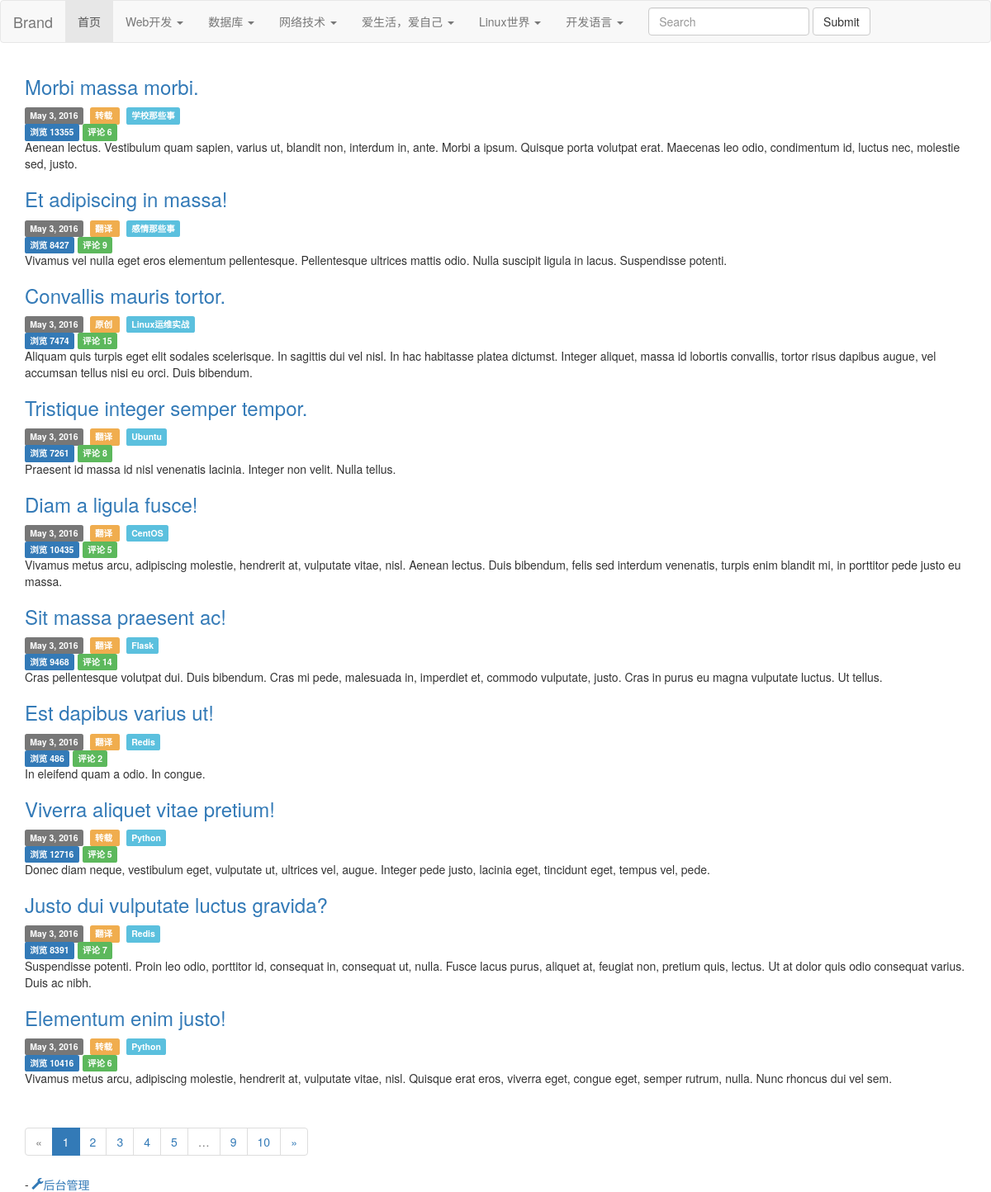
Before: / with the older database file.
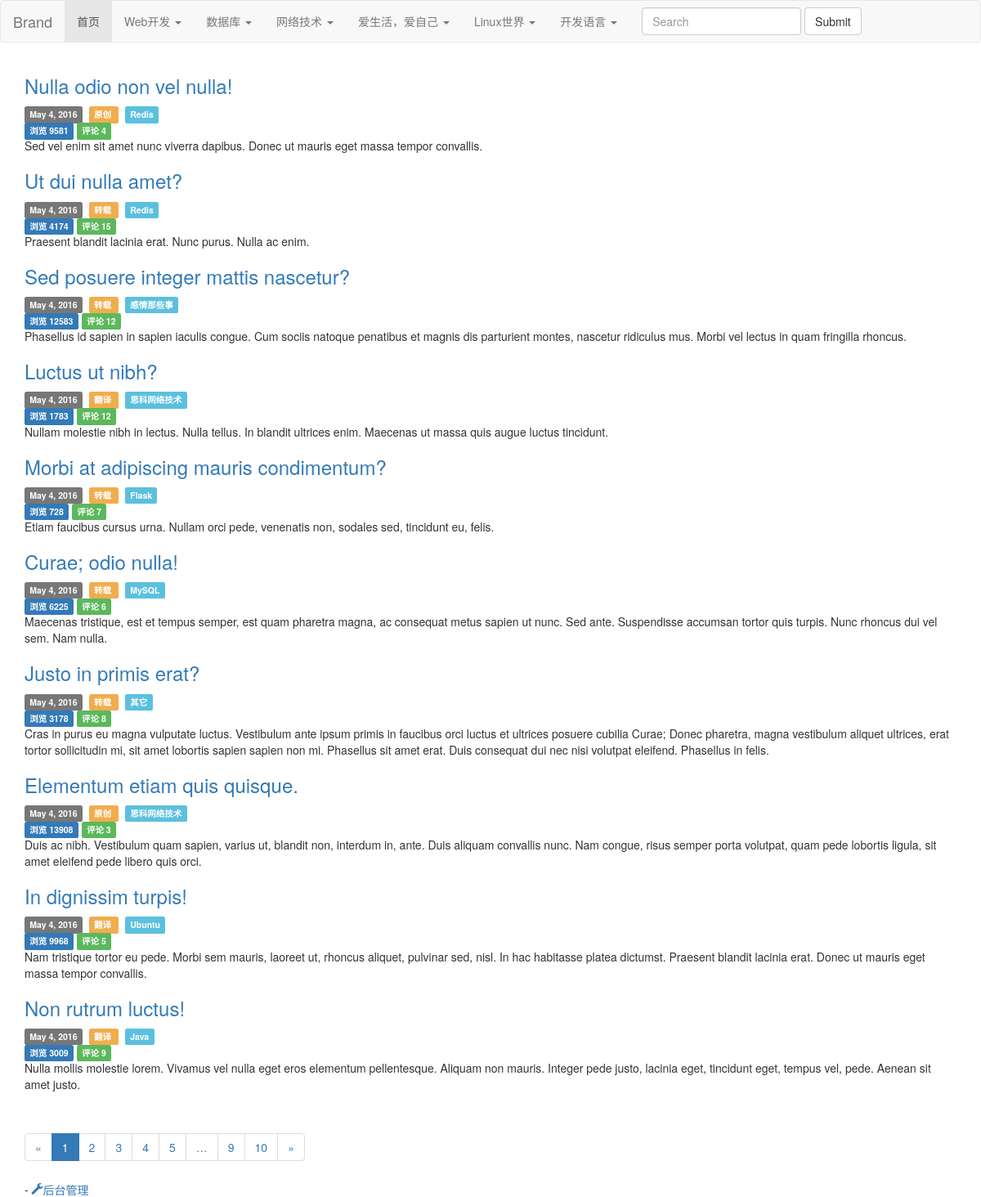
After: the same page with the newer database file.
### app/models.py (models this page shows, shortened)
class Menu(db.Model):
	__tablename__="menus"
	id = db.Column(db.Integer,primary_key=True)
	name = db.Column(db.String(64),unique=True)
	types = db.relationship('ArticleType',backref='menu',lazy='dynamic')
	order = db.Column(db.Integer,default=0,nullable=False)

class Article(db.Model):
    __tablename__ = 'articles'
    id = db.Column(db.Integer, primary_key=True)
    title = db.Column(db.String(64), unique=True)
    content = db.Column(db.Text)
    summary = db.Column(db.Text)
    create_time = db.Column(db.DateTime, index=True, default=datetime.utcnow)
    update_time = db.Column(db.DateTime, index=True, default=datetime.utcnow)
    num_of_view = db.Column(db.Integer, default=0)
    articleType_id = db.Column(db.Integer, db.ForeignKey('articleTypes.id'))
    source_id = db.Column(db.Integer, db.ForeignKey('sources.id'))
    comments = db.relationship('Comment', backref='article', lazy='dynamic')

class Source(db.Model):
    __tablename__ = 'sources'
    id = db.Column(db.Integer, primary_key=True)
    name = db.Column(db.String(64), unique=True)
    articles = db.relationship('Article', backref='source', lazy='dynamic')

class ArticleType(db.Model):
    __tablename__ = 'articleTypes'
    id = db.Column(db.Integer, primary_key=True)
    name = db.Column(db.String(64), unique=True)
    introduction = db.Column(db.Text, default=None)
    articles = db.relationship('Article', backref='articleType', lazy='dynamic')
    menu_id = db.Column(db.Integer, db.ForeignKey('menus.id'), default=None)
    setting_id = db.Column(db.Integer, db.ForeignKey('articleTypeSettings.id'))
    @property
    def is_hide(self):
        if self.setting:
            return self.setting.hide
        else:
            return False

### app/main/views.py (the view)
@main.route('/')
def index():
    BlogView.add_view(db)
    page = request.args.get('page', 1, type=int)
    pagination = Article.query.order_by(Article.create_time.desc()).paginate(
            page, per_page=current_app.config['ARTICLES_PER_PAGE'],
            error_out=False)
    articles = pagination.items
    return render_template('index.html', articles=articles,
                           pagination=pagination, endpoint='.index')

### app/models.py (called while the page is built)
    @staticmethod
    def add_view(db):
        view = BlogView.query.first()
        view.num_of_view += 1
        db.session.add(view)
        db.session.commit()

### app/templates/index.html (shortened to what this page needs)
{% extends "base.html" %}
{% import "_macros.html" as macros %}
{% block page_content %}
    {% include "_article_entry.html" %}
    <div class="pagination">
    {% if endpoint == '.index' %}
        {{ macros.pagination_widget(pagination, endpoint) }}
    {% else %}
        {{ macros.pagination_widget(pagination, endpoint, id=id) }}
    {% endif %}
    </div>
{% endblock %}

### app/templates/base.html (shortened to what this page needs)
{% extends "bootstrap/base.html" %}
{% block head %}
{{ super() }}
{% endblock %}
{% block navbar %}
<nav class="navbar navbar-default">
  <div class="container-fluid">
    <div class="navbar-header">
      <a class="navbar-brand" href="#">Brand</a>
    </div>
    <div class="collapse navbar-collapse" id="bs-example-navbar-collapse-1">
      <ul class="nav navbar-nav">
        <li class="active"><a href="/">首页 <span class="sr-only">(current)</span></a></li>
        {% for menu in Menu.query.order_by(Menu.order.asc()).all() %}
            {% if menu.types.count() %}
                <li class="dropdown">
                  <a href="#" class="dropdown-toggle" data-toggle="dropdown" role="button" aria-haspopup="true" aria-expanded="false">{{ menu.name }} <span class="caret"></span></a>
                </li>
            {% endif %}
        {% endfor %}
      </ul>
      <form class="navbar-form navbar-left" role="search">
        <div class="form-group">
          <input type="text" class="form-control" placeholder="Search">
        </div>
        <button type="submit" class="btn btn-default">Submit</button>
      </form>
    </div>
    <footer class="footer navbar-fixed-bottom">
        <div class="container">
        {% if not current_user.is_authenticated %}
            -<a href="{{ url_for('auth.login') }}">
            <span class="glyphicon glyphicon-wrench">后台管理</span>
        </a>
        {% endif %}
        </div>
    </footer>
  </div>
</nav>
{% endblock %}
{% block content %}
<div class="container">
    {% block page_content %}{% endblock %}
</div>
{% endblock %}

### app/templates/_macros.html
{% macro pagination_widget(pagination, endpoint, fragment='') %}
    <ul class="pagination">
        <li{% if not pagination.has_prev %} class="disabled"{% endif %}>
            <a href="{% if pagination.has_prev %}{{ url_for(endpoint,
                page = pagination.page - 1, **kwargs) }}{{ fragment }}{% else %}#{% endif %}">
                &laquo;
            </a>
        </li>
        {% for p in pagination.iter_pages() %}
            {% if p %}
                {% if p == pagination.page %}
                <li class="active">
                    <a href="{{ url_for(endpoint, page = p, **kwargs) }}{{ fragment }}">{{ p }}</a>
                </li>
                {% else %}
                <li>
                    <a href="{{ url_for(endpoint, page = p, **kwargs) }}{{ fragment }}">{{ p }}</a>
                </li>
                {% endif %}
            {% else %}
            <li class="disabled"><a href="#">&hellip;</a></li>
            {% endif %}
        {% endfor %}
        <li{% if not pagination.has_next %} class="disabled"{% endif %}>
            <a href="{% if pagination.has_next %}{{ url_for(endpoint,
                page = pagination.page + 1, **kwargs) }}{{ fragment }}{% else %}#{% endif %}">
                &raquo;
            </a>
        </li>
    </ul>
{% endmacro %}

### app/templates/_article_entry.html
{% for article in articles %}
    <div id='article-entry' class="entry-box">
    {% include '_article_info.html' %}
    </div>
{% endfor %}

### app/templates/_article_info.html
<div class="article-entry-header">
    <h3 class="article-entry-title">
        <a href="{{ url_for('.articleDetails', id=article.id) }}">{{ article.title }}</a>
    </h3>
</div>
<div class="article-entry-info">
    <div class="base-info">
        <span class="label label-default">{{ moment(article.create_time.date()).format('LL') }}</span>&nbsp;
        <span class="label label-warning">
            <a href="{{ url_for('main.article_sources', id=article.source.id) }}" target="_blank" style="color: white">
                {{ article.source.name }}
            </a>
        </span>&nbsp;
        <span class="label label-info">
            <a href="{{ url_for('main.articleTypes', id=article.articleType.id) }}" target="_blank" style="color: white">
                {{ article.articleType.name }}
            </a>
        </span>
    </div>
    <div class="main-info">
        <span class="label label-primary">浏览 {{ article.num_of_view }}</span>
        <span class="label label-success">评论 {{ article.comments.count() }}</span>
    </div>
</div>
<div class="article-entry-sum">
    <p>{{ article.summary }}</p>
</div>

Changed rows visible on the page:
removed Article: title "Morbi massa morbi.", create_time "May 3, 2016", source.name "转载", articleType.name "学校那些事", num_of_view "13355", comments.count "6", summary "Aenean lectus. Vestibulum quam sapien, varius ut, blandit non, interdum in, ante. Morbi a ipsum. Quisque porta volutpat erat. Maecenas leo odio, condimentum id, luctus nec, molestie sed, justo."
removed Article: title "Et adipiscing in massa!", create_time "May 3, 2016", source.name "翻译", articleType.name "感情那些事", num_of_view "8427", comments.count "9", summary "Vivamus vel nulla eget eros elementum pellentesque. Pellentesque ultrices mattis odio. Nulla suscipit ligula in lacus. Suspendisse potenti."
removed Article: title "Convallis mauris tortor.", create_time "May 3, 2016", source.name "原创", articleType.name "Linux运维实战", num_of_view "7474", comments.count "15", summary "Aliquam quis turpis eget elit sodales scelerisque. In sagittis dui vel nisl. In hac habitasse platea dictumst. Integer aliquet, massa id lobortis convallis, tortor risus dapibus augue, vel accumsan tellus nisi eu orci. Duis bibendum."
removed Article: title "Tristique integer semper tempor.", create_time "May 3, 2016", source.name "翻译", articleType.name "Ubuntu", num_of_view "7261", comments.count "8", summary "Praesent id massa id nisl venenatis lacinia. Integer non velit. Nulla tellus."
removed Article: title "Diam a ligula fusce!", create_time "May 3, 2016", source.name "翻译", articleType.name "CentOS", num_of_view "10435", comments.count "5", summary "Vivamus metus arcu, adipiscing molestie, hendrerit at, vulputate vitae, nisl. Aenean lectus. Duis bibendum, felis sed interdum venenatis, turpis enim blandit mi, in porttitor pede justo eu massa."
removed Article: title "Sit massa praesent ac!", create_time "May 3, 2016", source.name "翻译", articleType.name "Flask", num_of_view "9468", comments.count "14", summary "Cras pellentesque volutpat dui. Duis bibendum. Cras mi pede, malesuada in, imperdiet et, commodo vulputate, justo. Cras in purus eu magna vulputate luctus. Ut tellus."
removed Article: title "Est dapibus varius ut!", create_time "May 3, 2016", source.name "翻译", articleType.name "Redis", num_of_view "486", comments.count "2", summary "In eleifend quam a odio. In congue."
removed Article: title "Viverra aliquet vitae pretium!", create_time "May 3, 2016", source.name "转载", articleType.name "Python", num_of_view "12716", comments.count "5", summary "Donec diam neque, vestibulum eget, vulputate ut, ultrices vel, augue. Integer pede justo, lacinia eget, tincidunt eget, tempus vel, pede."
removed Article: title "Justo dui vulputate luctus gravida?", create_time "May 3, 2016", source.name "翻译", articleType.name "Redis", num_of_view "8391", comments.count "7", summary "Suspendisse potenti. Proin leo odio, porttitor id, consequat in, consequat ut, nulla. Fusce lacus purus, aliquet at, feugiat non, pretium quis, lectus. Ut at dolor quis odio consequat varius. Duis ac nibh."
removed Article: title "Elementum enim justo!", create_time "May 3, 2016", source.name "转载", articleType.name "Python", num_of_view "10416", comments.count "6", summary "Vivamus metus arcu, adipiscing molestie, hendrerit at, vulputate vitae, nisl. Quisque erat eros, viverra eget, congue eget, semper rutrum, nulla. Nunc rhoncus dui vel sem."
added Article: title "Nulla odio non vel nulla!", create_time "May 4, 2016", source.name "原创", articleType.name "Redis", num_of_view "9581", comments.count "4", summary "Sed vel enim sit amet nunc viverra dapibus. Donec ut mauris eget massa tempor convallis."
added Article: title "Ut dui nulla amet?", create_time "May 4, 2016", source.name "转载", articleType.name "Redis", num_of_view "4174", comments.count "15", summary "Praesent blandit lacinia erat. Nunc purus. Nulla ac enim."
added Article: title "Sed posuere integer mattis nascetur?", create_time "May 4, 2016", source.name "转载", articleType.name "感情那些事", num_of_view "12583", comments.count "12", summary "Phasellus id sapien in sapien iaculis congue. Cum sociis natoque penatibus et magnis dis parturient montes, nascetur ridiculus mus. Morbi vel lectus in quam fringilla rhoncus."
added Article: title "Luctus ut nibh?", create_time "May 4, 2016", source.name "翻译", articleType.name "思科网络技术", num_of_view "1783", comments.count "12", summary "Nullam molestie nibh in lectus. Nulla tellus. In blandit ultrices enim. Maecenas ut massa quis augue luctus tincidunt."
added Article: title "Morbi at adipiscing mauris condimentum?", create_time "May 4, 2016", source.name "转载", articleType.name "Flask", num_of_view "728", comments.count "7", summary "Etiam faucibus cursus urna. Nullam orci pede, venenatis non, sodales sed, tincidunt eu, felis."
added Article: title "Curae; odio nulla!", create_time "May 4, 2016", source.name "转载", articleType.name "MySQL", num_of_view "6225", comments.count "6", summary "Maecenas tristique, est et tempus semper, est quam pharetra magna, ac consequat metus sapien ut nunc. Sed ante. Suspendisse accumsan tortor quis turpis. Nunc rhoncus dui vel sem. Nam nulla."
added Article: title "Justo in primis erat?", create_time "May 4, 2016", source.name "转载", articleType.name "其它", num_of_view "3178", comments.count "8", summary "Cras in purus eu magna vulputate luctus. Vestibulum ante ipsum primis in faucibus orci luctus et ultrices posuere cubilia Curae; Donec pharetra, magna vestibulum aliquet ultrices, erat tortor sollicitudin mi, sit amet lobortis sapien sapien non mi. Phasellus sit amet erat. Duis consequat dui nec nisi volutpat eleifend. Phasellus in felis."
added Article: title "Elementum etiam quis quisque.", create_time "May 4, 2016", source.name "原创", articleType.name "思科网络技术", num_of_view "13908", comments.count "3", summary "Duis ac nibh. Vestibulum quam sapien, varius ut, blandit non, interdum in, ante. Duis aliquam convallis nunc. Nam congue, risus semper porta volutpat, quam pede lobortis ligula, sit amet eleifend pede libero quis orci."
added Article: title "In dignissim turpis!", create_time "May 4, 2016", source.name "翻译", articleType.name "Ubuntu", num_of_view "9968", comments.count "5", summary "Nam tristique tortor eu pede. Morbi sem mauris, laoreet ut, rhoncus aliquet, pulvinar sed, nisl. In hac habitasse platea dictumst. Praesent blandit lacinia erat. Donec ut mauris eget massa tempor convallis."
added Article: title "Non rutrum luctus!", create_time "May 4, 2016", source.name "翻译", articleType.name "Java", num_of_view "3009", comments.count "9", summary "Nulla mollis molestie lorem. Vivamus vel nulla eget eros elementum pellentesque. Aliquam non mauris. Integer pede justo, lacinia eget, tincidunt eget, tempus vel, pede. Aenean sit amet justo."
